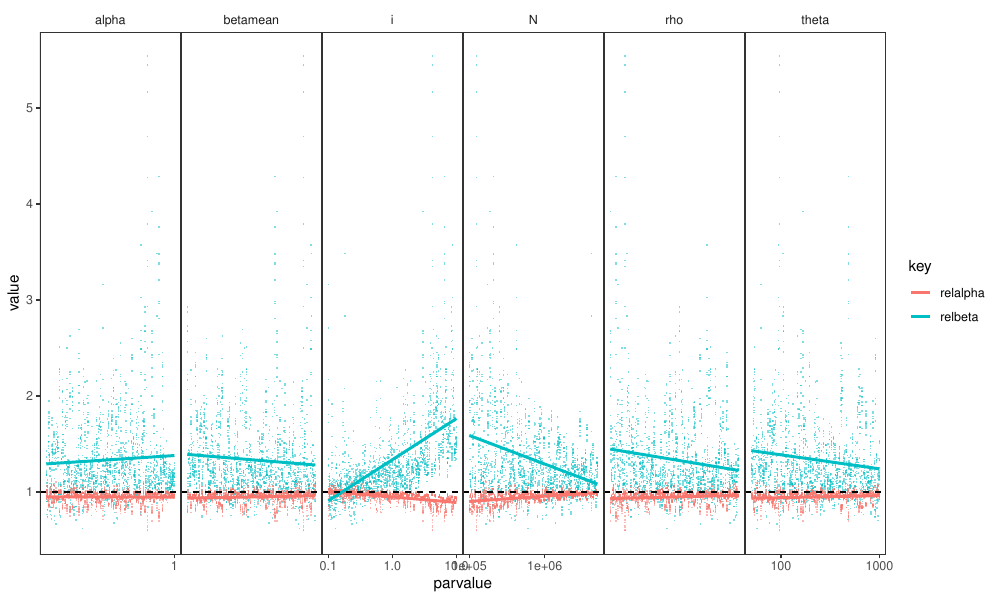

Generate this figure with R:
library(tidyr)
library(dplyr)
library(ggplot2); theme_set(theme_bw())
source("../R/param.R")

load("../R/estimation_report.rda")

ltab$param <- 1:nrow(ltab)

estimation_report <- dplyr::select(estimation_report, -betamean, -alpha)

full <- merge(ltab, estimation_report, by="param")

fullcomb <- full %>%
	gather(key, value, -relbeta, -relalpha, -sim, -param) %>%
	rename(parname=key, parvalue=value) %>%
	gather(key, value, -parname, -parvalue, -param, -sim)

gcomb <- ggplot(fullcomb) +
	geom_point(aes(parvalue, value, col=key), shape=".", alpha=0.5) +
	geom_smooth(aes(parvalue, value, col=key), method="lm", se=FALSE) +
	scale_x_log10() +
	scale_y_log10() +
	geom_hline(yintercept=1, lty=2) +
	facet_wrap(~parname,scale="free_x", nrow=1) +
	theme(
		panel.grid=element_blank(),
		strip.background = element_blank(),
		panel.spacing = grid::unit(0, "cm")
	)

ggsave("report_fig.pdf", gcomb, width=10, height=6)
